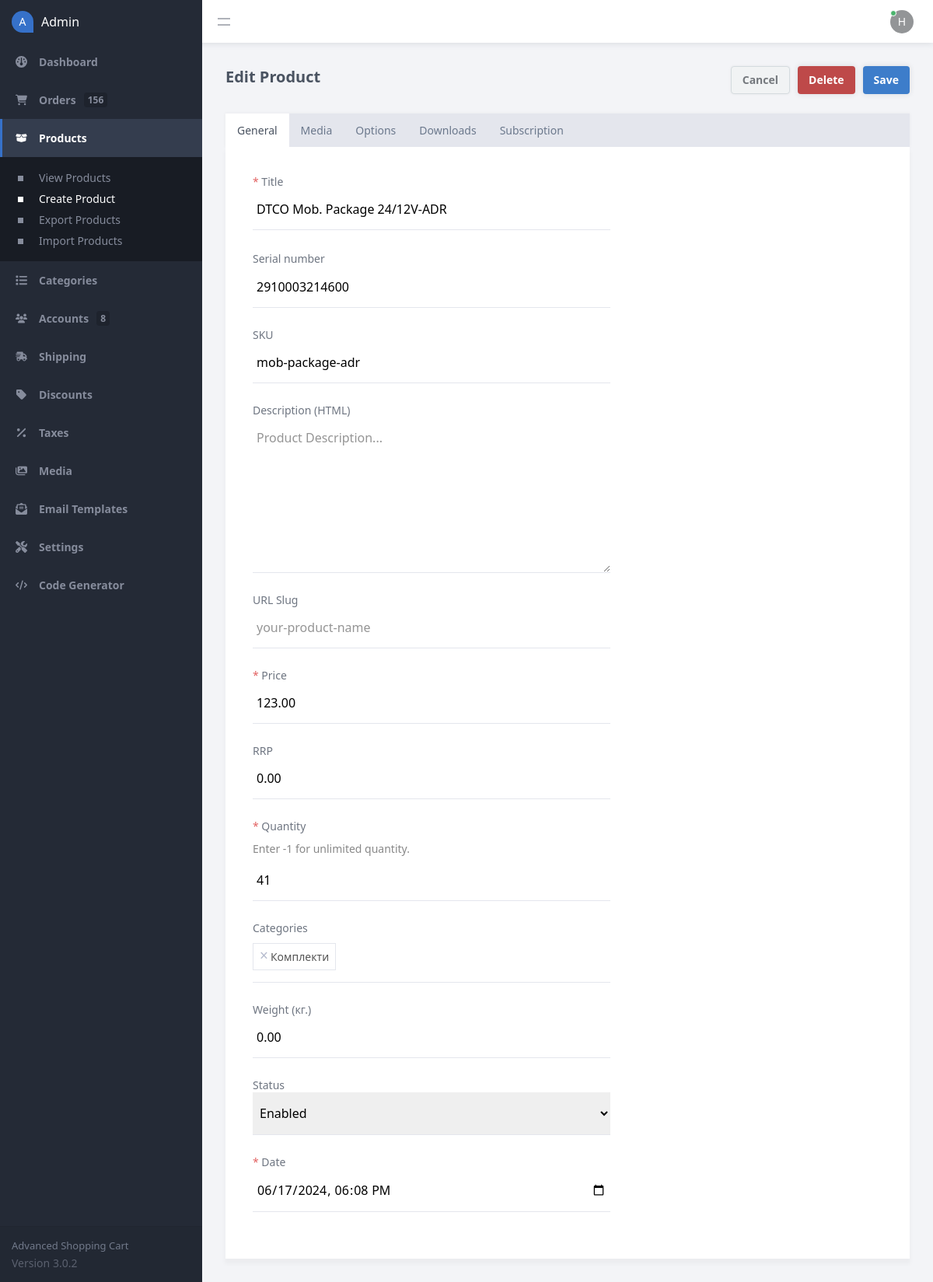
Screenshot of /admin/index.php?page=product&id=7 (signed in) with the database file from the repository.
### tables this page shows
CREATE TABLE `products` (
  `id` int(11) NOT NULL,
  `title` varchar(200) NOT NULL,
  `description` text NOT NULL,
  `sku` varchar(255) NOT NULL DEFAULT '',
  `price` decimal(7,2) NOT NULL,
  `rrp` decimal(7,2) NOT NULL DEFAULT 0.00,
  `quantity` int(11) NOT NULL,
  `created` datetime NOT NULL,
  `weight` decimal(7,2) NOT NULL DEFAULT 0.00,
  `url_slug` varchar(255) NOT NULL DEFAULT '',
  `product_status` tinyint(1) NOT NULL DEFAULT 1,
  `subscription` tinyint(1) NOT NULL DEFAULT 0,
  `subscription_period` int(11) NOT NULL DEFAULT 0,
  `subscription_period_type` varchar(50) NOT NULL DEFAULT 'day',
  `serial_number` varchar(50) NOT NULL
);

CREATE TABLE `categories` (
  `id` int(11) NOT NULL,
  `title` varchar(255) NOT NULL,
  `parent_id` int(11) NOT NULL DEFAULT 0
);

### admin/index.php (called while the page is built, shortened)
<?php
include '../functions.php';
$pdo = pdo_connect_mysql();
$page = isset($_GET['page']) && file_exists($_GET['page'] . '.php') ? $_GET['page'] : 'dashboard';
$accounts_total = $pdo->query('SELECT COUNT(*) AS total FROM accounts')->fetchColumn();
$orders_total = $pdo->query('SELECT COUNT(*) AS total FROM transactions')->fetchColumn();
include $page . '.php';
?>

### admin/product.php (the view, shortened to what this page needs)
<?php
$product = [
    'title' => '',
    'description' => '',
    'price' => '',
    'rrp' => '',
    'quantity' => '',
    'created' => date('Y-m-d\TH:i'),
    'media' => [],
    'categories' => [],
    'options' => [],
    'downloads' => [],
    'weight' => '',
    'url_slug' => '',
    'product_status' => 1,
    'sku' => '',
    'subscription' => 0,
    'subscription_period' => '',
    'subscription_period_type' => 'day',
    'serial_number' => ''
];
if (isset($_GET['id'])) {
    $page = 'Edit';
    $stmt = $pdo->prepare('SELECT * FROM products WHERE id = ?');
    $stmt->execute([ $_GET['id'] ]);
    $product = $stmt->fetch(PDO::FETCH_ASSOC);
    $stmt = $pdo->prepare('SELECT m.*, pm.position, pm.id AS product_id FROM media m JOIN products_media pm ON pm.media_id = m.id JOIN products p ON p.id = pm.product_id WHERE p.id = ? ORDER BY pm.position');
    $stmt->execute([ $_GET['id'] ]);
    $product['media'] = $stmt->fetchAll(PDO::FETCH_ASSOC);
    $stmt = $pdo->prepare('SELECT c.title, c.id FROM products_categories pc JOIN categories c ON c.id = pc.category_id WHERE pc.product_id = ?');
    $stmt->execute([ $_GET['id'] ]);
    $product['categories'] = $stmt->fetchAll(PDO::FETCH_ASSOC);
    $stmt = $pdo->prepare('SELECT option_name, option_type, GROUP_CONCAT(option_value ORDER BY id) AS list FROM products_options WHERE product_id = ? GROUP BY option_name, option_type, position ORDER BY position');
    $stmt->execute([ $_GET['id'] ]);
    $product['options'] = $stmt->fetchAll(PDO::FETCH_ASSOC);
    $stmt = $pdo->prepare('SELECT * FROM products_options WHERE product_id = ? ORDER BY id');
    $stmt->execute([ $_GET['id'] ]);
    $product['options_full'] = $stmt->fetchAll(PDO::FETCH_ASSOC);
    $stmt = $pdo->prepare('SELECT * FROM products_downloads WHERE product_id = ? ORDER BY position');
    $stmt->execute([ $_GET['id'] ]);
    $product['downloads'] = $stmt->fetchAll(PDO::FETCH_ASSOC);
}
?>
<?=template_admin_header($page . ' Product', 'products', 'manage')?>
<form action="" method="post">
    <div class="content-title responsive-flex-wrap responsive-pad-bot-3">
        <h2 class="responsive-width-100"><?=$page?> Product</h2>
        <a href="index.php?page=products" class="btn alt mar-right-2">Cancel</a>
        <?php if ($page == 'Edit'): ?>
        <input type="submit" name="delete" value="Delete" class="btn red mar-right-2" onclick="return confirm('Are you sure you want to delete this product?')">
        <?php endif; ?>
        <input type="submit" name="submit" value="Save" class="btn">
    </div>
    <div class="tabs">
        <a href="#" class="active">General</a>
        <a href="#">Media</a>
        <a href="#">Options</a>
        <a href="#">Downloads</a>
        <a href="#">Subscription</a>
    </div>
    <div class="content-block tab-content active">
        <div class="form responsive-width-100">
            <label for="title"><span class="required">*</span> Title</label>
            <input id="title" type="text" name="title" placeholder="Title" value="<?=$product['title']?>" required>
            <label for="serial_number"><span ></span> Serial number</label>
            <input id="serial_number" type="text" name="serial_number" placeholder="Serial_number" value="<?=$product['serial_number']?>" required>
            <label for="sku">SKU</label>
            <input id="sku" type="text" name="sku" placeholder="SKU" value="<?=$product['sku']?>">
            <label for="description">Description (HTML)</label>
            <textarea id="description" name="description" placeholder="Product Description..."><?=$product['description']?></textarea>
            <label for="url_slug">URL Slug</label>
            <input id="url_slug" type="text" name="url_slug" placeholder="your-product-name" value="<?=$product['url_slug']?>" title="If the rewrite URL setting is enabled, the URL slug will appear after the trailing slash as opposed to the product ID.">
            <label for="price"><span class="required">*</span> Price</label>
            <input id="price" type="number" name="price" placeholder="Price" min="0" step=".01" value="<?=$product['price']?>" required>
            <label for="rrp">RRP</label>
            <input id="rrp" type="number" name="rrp" placeholder="RRP" min="0" step=".01" value="<?=$product['rrp']?>">
            <label for="quantity"><span class="required">*</span> Quantity</span></label>
            <p class="comment">Enter -1 for unlimited quantity.</p>
            <input id="quantity" type="number" name="quantity" placeholder="Quantity" min="-1" value="<?=$product['quantity']?>" title="-1 = unlimited" required>
            <label for="category">Categories</label>
            <div class="multiselect" data-name="categories[]">
                <?php foreach ($product['categories'] as $cat): ?>
                <span class="item" data-value="<?=$cat['id']?>">
                    <i class="remove">&times;</i><?=$cat['title']?>
                </span>
                <?php endforeach; ?>
                <input type="text" class="search" id="category" placeholder="Categories">
            </div>
            <label for="weight">Weight (<?=weight_unit?>)</span></label>
            <input id="weight" type="number" name="weight" placeholder="Weight (<?=weight_unit?>)" min="0" step=".01" value="<?=$product['weight']?>">
            <label for="status">Status</label>
            <select id="status" name="status">
                <option value="1"<?=$product['product_status']==1?' selected':''?>>Enabled</option>
            </select>
            <label for="date"><span class="required">*</span> Date</label>
            <input id="date" type="datetime-local" name="date" placeholder="Date" value="<?=date('Y-m-d\TH:i', strtotime($product['created']))?>" required>
        </div>
    </div>
</form>
<?=template_admin_footer('initProduct()')?>

### rows the page displays
products: title "DTCO Mob. Package 24/12V-ADR", serial_number "2910003214600", sku "mob-package-adr", price "123.00", rrp "0.00", quantity "41", weight "0.00", status "Enabled", date "06/17/2024 18:08"
categories: $cat['id'] 7 (drawn), title "Комплекти"

### other values shown
$orders_total "156"
$accounts_total "8"
substr($_SESSION['account_name'], 0, 1) "H"
$page "Edit"
weight_unit "кг."
